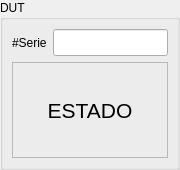
<?xml version="1.0" encoding="UTF-8"?>
<ui version="4.0">
 <class>DutInfoForm</class>
 <widget class="QWidget" name="DutInfoForm">
  <property name="geometry">
   <rect>
    <x>0</x>
    <y>0</y>
    <width>180</width>
    <height>170</height>
   </rect>
  </property>
  <property name="windowTitle">
   <string>Form</string>
  </property>
  <layout class="QVBoxLayout" name="verticalLayout_2">
   <property name="spacing">
    <number>6</number>
   </property>
   <property name="leftMargin">
    <number>0</number>
   </property>
   <property name="topMargin">
    <number>0</number>
   </property>
   <property name="rightMargin">
    <number>0</number>
   </property>
   <property name="bottomMargin">
    <number>0</number>
   </property>
   <item>
    <widget class="QGroupBox" name="groupBox">
     <property name="title">
      <string>DUT</string>
     </property>
     <layout class="QGridLayout" name="gridLayout">
      <item row="0" column="0">
       <widget class="QLabel" name="label">
        <property name="text">
         <string>#Serie</string>
        </property>
       </widget>
      </item>
      <item row="0" column="1">
       <widget class="QLineEdit" name="lineEdit_serialNumber">
        <property name="font">
         <font>
          <pointsize>12</pointsize>
         </font>
        </property>
        <property name="maxLength">
         <number>11</number>
        </property>
       </widget>
      </item>
      <item row="1" column="0" colspan="2">
       <widget class="QLabel" name="label_status">
        <property name="font">
         <font>
          <pointsize>16</pointsize>
         </font>
        </property>
        <property name="frameShape">
         <enum>QFrame::StyledPanel</enum>
        </property>
        <property name="text">
         <string>ESTADO</string>
        </property>
        <property name="alignment">
         <set>Qt::AlignCenter</set>
        </property>
       </widget>
      </item>
     </layout>
    </widget>
   </item>
  </layout>
 </widget>
 <resources/>
 <connections/>
</ui>
